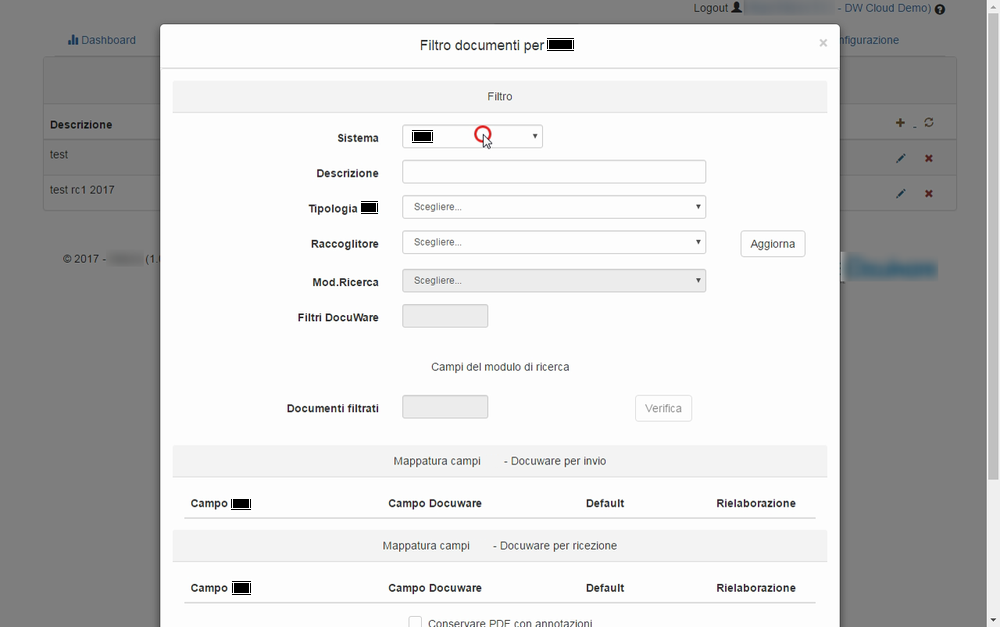
#> input picture src/test.png, 1000 x 627 px, shrunk from 1280 x 802 before the run; the run also reads 1 picture not shown here
$ python test.py
#> lines starting #> are read from the running program, lines starting #| are printed output that depends on the picture; after the words box and inside, x2 and y2 are one past the last pixel; in counts of white or black regions, pixels touching at a corner belong together
#> further down, iframe is the input picture: shape (627, 1000, 3); mean B, G, R 205.3, 205.2, 205.2
#!/usr/bin/env python

__author__ = "Stefano Zaglio"
__license__ = "MIT"
__version__ = "0.9.0"

import cv2
import numpy as np
# from matplotlib import pyplot as plt
import random
import glob

def AutoBlur( frame, template ):

	img = cv2.cvtColor( frame, cv2.COLOR_BGR2GRAY )
	w, h = template.shape[ ::-1 ]
#> w = 58; h = 16

	res = cv2.matchTemplate( img, template, cv2.TM_CCOEFF_NORMED )
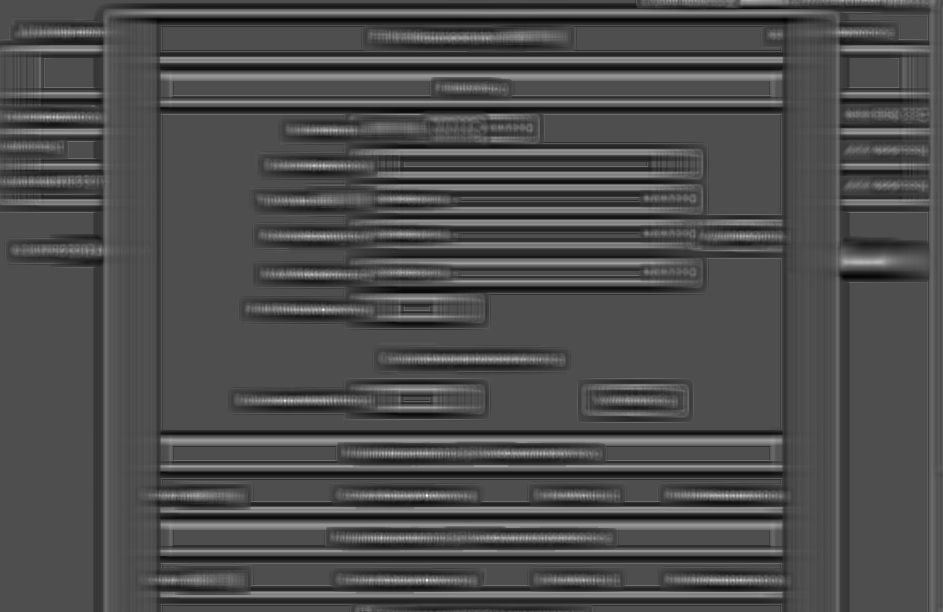
#> res: shape (612, 943) float32; min -0.392, max 0.883, mean -0.00488; drawn with min black and max white
	threshold = 0.77
	loc = np.where( res >= threshold )
#> loc = ([309, 495, 495, 580, 580], [323, 426, 427, 426, 427])
	for f in zip( *loc[::-1] ):

	    x, y = f

	    # cv2.rectangle(frame, (x,y), (x+w,y+h), (255,255,0), 5)
	    blurred = frame[ y:y+h, x:x+w ]
	    blurred = cv2.GaussianBlur( blurred, (11, 11), 5 )
	    # RoundedRectangle(blurred);
	    # merge this blurry rectangle to our final image
	    frame[ y:y + blurred.shape[0], x:x + blurred.shape[1] ] = blurred
#> this loop made 5 passes
#> (x, y) on passes 1 to 5: (323, 309), (426, 495), (427, 495), (426, 580), (427, 580)
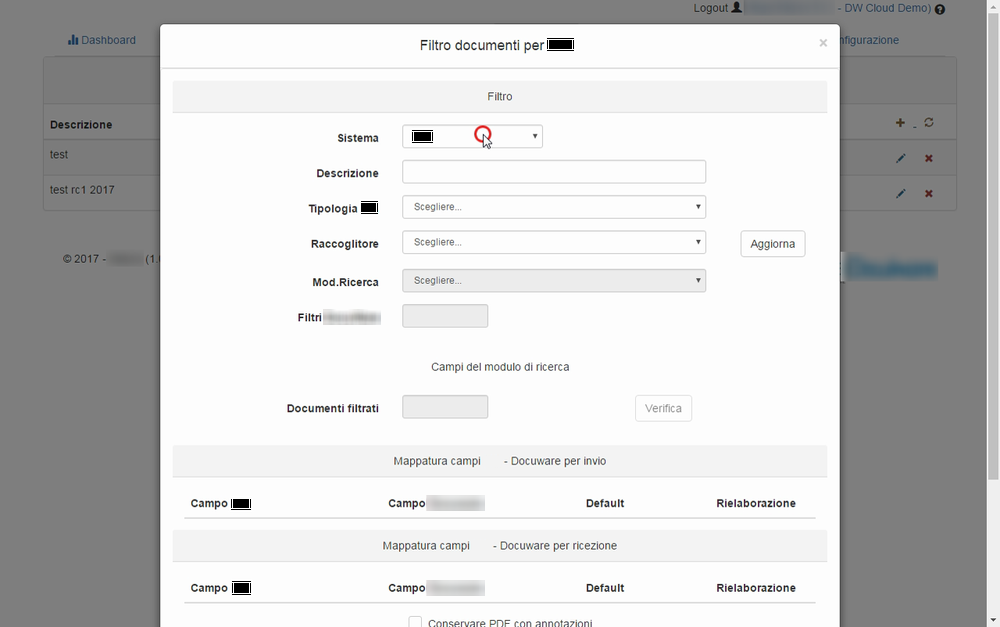
#> frame: shape (627, 1000, 3); 0.45% of pixels changed, all inside (x1, y1, x2, y2) = (323, 309, 485, 596)


iframe = cv2.imread('test.png')
oframe=iframe.copy()
templates = glob.glob('templates/*.png')
for t in templates:
	print(t)
	template = cv2.imread( t, 0 )
	AutoBlur( iframe, template)
	#del(template)

cv2.imshow( "Img Source", iframe )
cv2.imshow( "Img Blurred", oframe )
cv2.waitKey(0)
cv2.destroyAllWindows()
